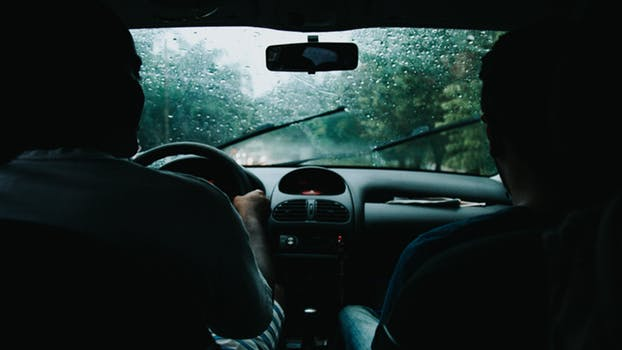
#> input picture Color_data/imgs/799463.jpeg, 622 x 350 px; its folder holds only this picture in this run
$ python creating_dataset.py
#> lines starting #> are read from the running program, lines starting #| are printed output that depends on the picture
import pandas as pd
import cv2
import numpy as np
import os

path = os.getcwd()
os.chdir('imgs')

class Dataset:
    def __init__(self):
        self.lisDir = os.listdir()
        self.data = []

    def getImg(self, img_name):
#> called with img_name = '799463.jpeg'
        img = cv2.imread(img_name)
#> img is the input picture: shape (350, 622, 3); mean B, G, R 39, 40.3, 27.9
        img = cv2.cvtColor(img, cv2.COLOR_BGR2RGB)

        img = (img / 51).astype(np.uint8) * 51
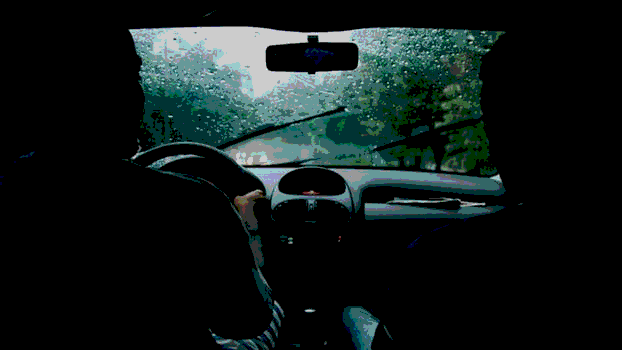
#> img: shape (350, 622, 3); mean R, G, B 16.7, 26, 25

        data = [tuple(x) for x in img.reshape(-1, 3)]
#> data = 217700 items
        unique, counts = np.unique(data, return_counts=True, axis=0)
#> unique = 40 rows, first 8: [0, 0, 0], [0, 0, 51], [0, 51, 0], [0, 51, 51], [0, 51, 102], [0, 102, 51], [0, 102, 102], [51, 0, 0]; counts = 40 values, max 165888 at index 0, min 1 at index 26, mean 5442.5

        uc = unique[np.argsort(-counts)][:4]
#> uc = [[0, 0, 0], [0, 51, 51], [51, 102, 102], [102, 153, 153]]

        self.data.append(uc.reshape(12))

    def run(self):
        for i in self.lisDir:
            self.getImg(i)

    def save(self):
        df = pd.DataFrame(data=np.array(self.data), columns=['R1','B1','G1','R2','B2','G2','R3','B3','G3','R4','B4','G4'])
#> df = table of 1 rows and 12 columns
        os.chdir(path)
        df.to_csv("data.csv", mode='w')


if __name__ == '__main__':

    a = Dataset()

    a.run()
    a.save()
